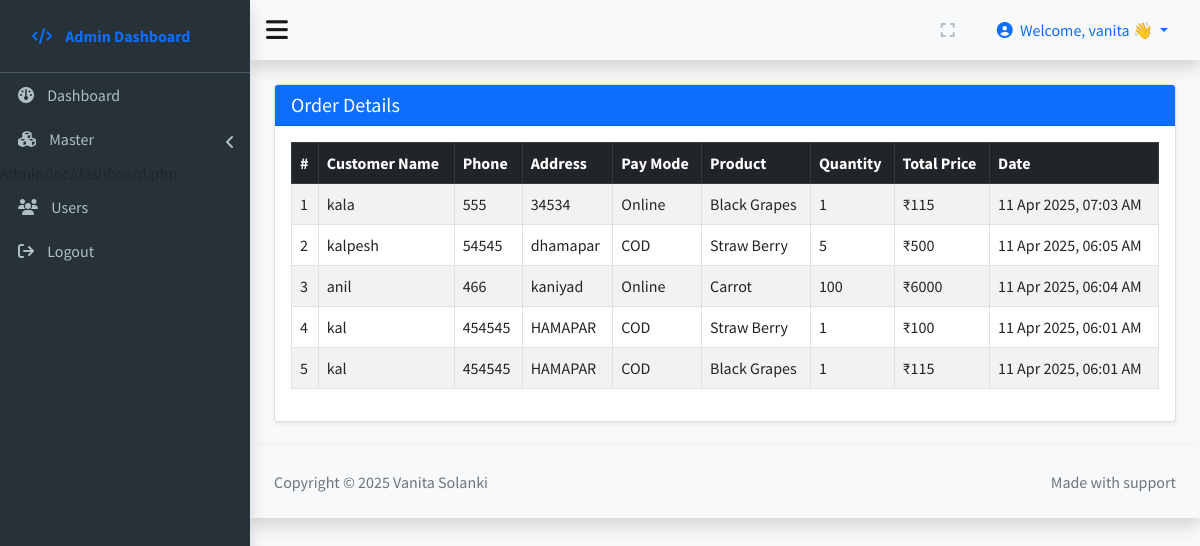
Screenshot of /Admin/inc/order.php (signed in) with the database file from the repository.
### tables this page shows
CREATE TABLE `order_items` (
  `id` int(11) NOT NULL,
  `order_id` int(11) DEFAULT NULL,
  `item_name` varchar(255) DEFAULT NULL,
  `price` decimal(10,2) DEFAULT NULL,
  `quantity` int(11) DEFAULT NULL
);

CREATE TABLE `orders` (
  `id` int(11) NOT NULL,
  `full_name` varchar(255) DEFAULT NULL,
  `phone_number` varchar(20) DEFAULT NULL,
  `address` text DEFAULT NULL,
  `pay_mode` varchar(50) DEFAULT NULL,
  `order_date` timestamp NOT NULL DEFAULT current_timestamp()
);

### Admin/inc/order.php (the view, shortened to what this page needs)
<?php
require_once __DIR__ . '/db-config.php';
$adminName = $_SESSION['admin_name'];
$sql = "
    SELECT
        o.id AS order_id,
        o.full_name,
        o.phone_number,
        o.address,
        o.pay_mode,
        o.order_date,
        oi.item_name,
        oi.price,
        oi.quantity
    FROM orders o
    JOIN order_items oi ON o.id = oi.order_id
    ORDER BY o.id DESC
";
$result = $con->query($sql);
?>
<!DOCTYPE html>
<html lang="en">
<head>
    <?php require('link.php'); ?>
</head>
<body class="bg-light">
    <div class="wrapper">
        <div class="sidebar shadow">
            <div class="admin_brand d-flex justify-content-between align-items-baseline">
                <div>
                    <a class="nav-link fw-bold" href="#">
                        <span class="icon"><i class="fas fa-code"></i></span>
                        <span class="menu">Admin Dashboard</span>
                    </a>
                </div>
            </div>
            <ul class="nav nav-pills flex-column">
                <li class="nav-item <?php echo ($currentPage == 'dashboard.php') ? 'active' : ''; ?>">
                    <a class="nav-link" href="dashboard.php">
                        <span class="icon" data-bs-toggle="tooltip" data-bs-title="Dashboard"><i class="fas fa-dashboard"></i></span>
                        <span class="menu">Dashboard</span>
                    </a>
                </li>
                <li class="nav-item position-relative <?php echo ($currentPage == 'child-one.php' || $currentPage == 'child-two.php') ? 'active' : ''; ?>" data-bs-toggle="collapse" href="#masterCollapse" role="button" aria-expanded="false" aria-controls="masterCollapse">
                    <a class="nav-link" href="#">
                        <span class="icon" data-bs-toggle="tooltip" data-bs-title="Master">
                            <i class="fas fa-cubes"></i>
                        </span>
                        <span class="menu">Master</span>
                    </a>
                </li>
                <li class="nav-item <?php echo ($currentPage == 'user.php') ? 'active' : ''; ?>">
                    <a class="nav-link" href="user.php">
                        <span class="icon" data-bs-toggle="tooltip" data-bs-title="Users"><i class="fas fa-users"></i></span>
                        <span class="menu">Users</span>
                    </a>
                </li>
                <li class="nav-item <?php echo ($currentPage == 'logout.php') ? 'active' : ''; ?>">
                    <a class="nav-link" href="logout.php">
                        <span class="icon" data-bs-toggle="tooltip" data-bs-title="Logout"><i class="fas fa-sign-out"></i></span>
                        <span class="menu">Logout</span>
                    </a>
                </li>
            </ul>
        </div>
        <div class="content">
            <nav class="navbar navbar-expand-md navbar-light bg-light shadow">
                <div class="container-fluid px-3">
                    <a class="navbar-brand d-none d-md-block" href="javascript:void(0)" id="show_sidebar_pc">
                        <i class="fas fa-bars fa-lg"></i>
                    </a>
                    <div class="ms-auto d-flex align-items-center">
                        <div class="nav-item d-none d-md-block me-2" data-bs-toggle="tooltip" data-bs-title="Full Screen" data-bs-placement="left">
                            <a href="#" class="nav-link" id="fullscreen">
                                <i class="fa-solid fa-expand"></i>
                            </a>
                        </div>
                        <div class="dropdown">
                            <a class="nav-link dropdown-toggle py-1 px-3 rounded-1" href="#" role="button" data-bs-toggle="dropdown" aria-expanded="false">
                                <i class="fas fa-user-circle me-1"></i>
                                Welcome, <?php echo htmlspecialchars($adminName); ?> 👋
                            </a>
                        </div>
                    </div>
                </div>
            </nav>
            <main class="p-4">
                <div class="card shadow-sm">
                    <div class="card-header bg-primary text-white">
                        <h5 class="mb-0">Order Details</h5>
                    </div>
                    <div class="card-body">
                        <div class="table-responsive">
                            <table class="table table-bordered table-striped align-middle">
                                <thead class="table-dark">
                                    <tr>
                                        <th>#</th>
                                        <th>Customer Name</th>
                                        <th>Phone</th>
                                        <th>Address</th>
                                        <th>Pay Mode</th>
                                        <th>Product</th>
                                        <th>Quantity</th>
                                        <th>Total Price</th>
                                        <th>Date</th>
                                    </tr>
                                </thead>
                                <tbody>
                                    <?php if ($result && $result->num_rows > 0): ?>
                                        <?php $count = 1; ?>
                                        <?php while ($row = $result->fetch_assoc()): ?>
                                            <tr>
                                                <td><?= $count++; ?></td>
                                                <td><?= htmlspecialchars($row['full_name']); ?></td>
                                                <td><?= htmlspecialchars($row['phone_number']); ?></td>
                                                <td><?= htmlspecialchars($row['address']); ?></td>
                                                <td><?= htmlspecialchars($row['pay_mode']); ?></td>
                                                <td><?= htmlspecialchars($row['item_name']); ?></td>
                                                <td><?= $row['quantity']; ?></td>
                                                <td>₹<?= $row['price'] * $row['quantity']; ?></td>
                                                <td><?= date('d M Y, h:i A', strtotime($row['order_date'])); ?></td>
                                            </tr>
                                        <?php endwhile; ?>
                                    <?php else: ?>
                                        <tr>
                                            <td colspan="9" class="text-center">No orders found.</td>
                                        </tr>
                                    <?php endif; ?>
                                </tbody>
                            </table>
                        </div>
                    </div>
                </div>
            </main>
            <footer class="bg-light b-0 shadow text-secondary text-center d-flex flex-column flex-md-row justify-content-between p-3 p-md-4">
                <div>Copyright &copy; 2025 Vanita Solanki</div>
                <div>Made with support</div>
            </footer>
        </div>
    </div>
</body>
</body>
</html>

### Admin/inc/link.php (style rules this page uses)
body { font-family: 'Source Sans Pro', sans-serif; background-color: #f5f5f5; }
html { scroll-behavior: smooth; }
.wrapper { width: 100%; min-height: 100vh; display: flex; position: relative; }
.content { width: 100%; }
.sidebar { width: 250px; background-color: #263238; white-space: nowrap; overflow-x: hidden; transition: width 0.3s ease; }
.admin_brand { padding: 16px; color: #f1f1f1; border-bottom: 1px solid #455a64; }
.nav-item .nav-link { color: #b0bec5; padding: 10px 18px; border-radius: 0 !important; }
html { scroll-behavior: smooth }
body { font-family: "Source Sans Pro", sans-serif }
.wrapper { width: 100%; height: 100%; position: relative; display: flex; min-height: 100vh }
.wrapper .content { width: 100% }
.wrapper .sidebar { width: 250px; transition: width .3s ease; white-space: nowrap; overflow-x: hidden; background-color: #263238; z-index: 1052 }
.wrapper .sidebar .admin_brand { padding: 16px; color: #f1f1f1; border-bottom: 1px solid #455a64 }
.wrapper .sidebar .icon { padding-right: 10px }
.wrapper .sidebar .nav-item .nav-link { border-radius: 0 !important; color: #b0bec5; padding: 10px 18px }
[data-bs-toggle=collapse]:after { display: inline-block; position: absolute; right: 15px; color: #b0bec5; top: 17px; font: normal normal normal 14px/1 FontAwesome; font-size: inherit; text-rendering: auto; -webkit-font-smoothing: antialiased; -moz-osx-font-smoothing: grayscale; content: ""; transition: all linear .25s }
@media (min-width: 768px) { .wrapper .content { flex: 1 } }

### rows the page displays
order_items: order.full_name "kala", order.phone_number "555", order.address "34534", order.pay_mode "Online", item_name "Black Grapes", quantity "1", $row['price'] * $row['quantity'] "115", order.order_date "11 Apr 2025, 07:03 AM"
order_items: order.full_name "kalpesh", order.phone_number "54545", order.address "dhamapar", order.pay_mode "COD", item_name "Straw Berry", quantity "5", $row['price'] * $row['quantity'] "500", order.order_date "11 Apr 2025, 06:05 AM"
order_items: order.full_name "anil", order.phone_number "466", order.address "kaniyad", order.pay_mode "Online", item_name "Carrot", quantity "100", $row['price'] * $row['quantity'] "6000", order.order_date "11 Apr 2025, 06:04 AM"
order_items: order.full_name "kal", order.phone_number "454545", order.address "HAMAPAR", order.pay_mode "COD", item_name "Straw Berry", quantity "1", $row['price'] * $row['quantity'] "100", order.order_date "11 Apr 2025, 06:01 AM"
order_items: order.full_name "kal", order.phone_number "454545", order.address "HAMAPAR", order.pay_mode "COD", item_name "Black Grapes", quantity "1", $row['price'] * $row['quantity'] "115", order.order_date "11 Apr 2025, 06:01 AM"

### other values shown
$adminName "vanita"
